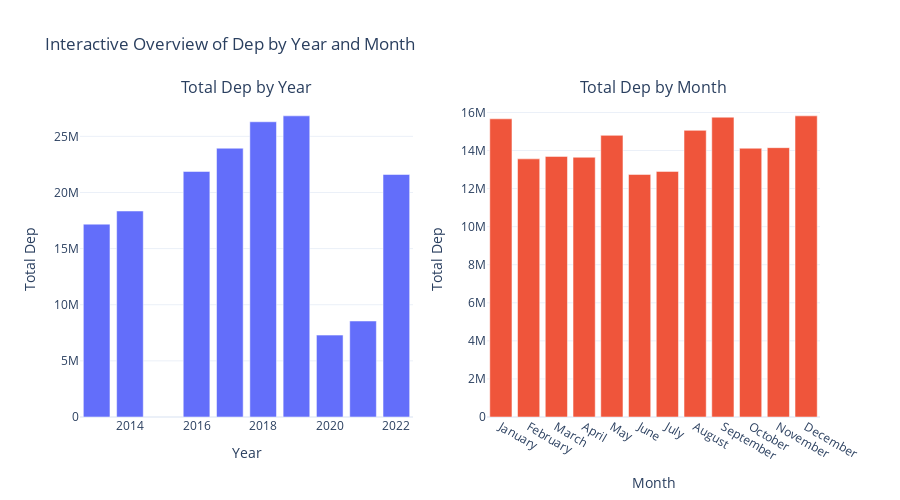
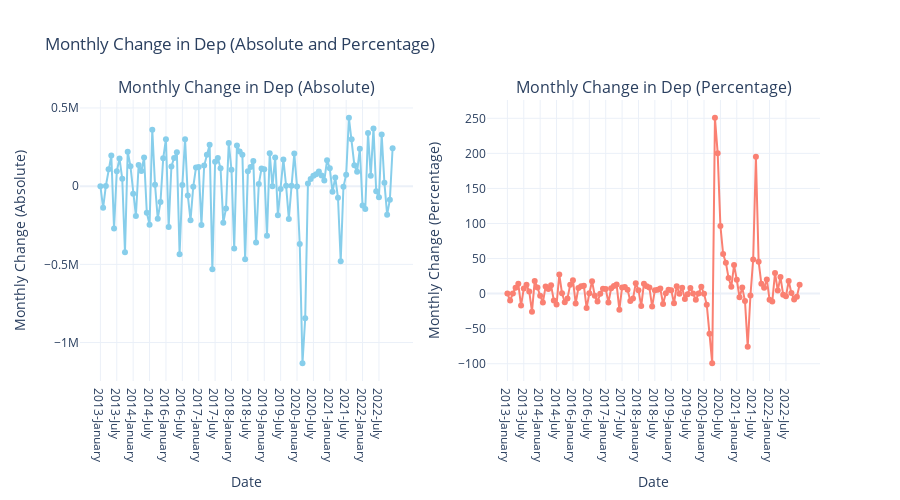
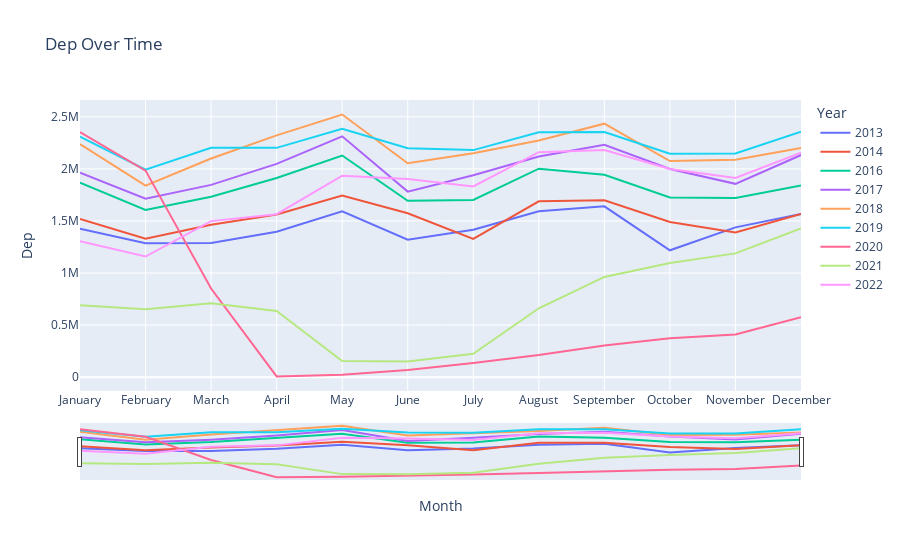

The notebook cell saved with these charts, in order:
### Code cell
import matplotlib.pyplot as plt
import plotly.express as px


import plotly.graph_objects as go
from plotly.subplots import make_subplots

# Assuming df_all is your DataFrame with columns 'Year', 'Month', 'Dep', 'Monthly_Change_Abs', and 'Monthly_Change_Pct'

# Grouping and preparing data
Dep_by_year = df_all.groupby('Year', observed=False)['Dep'].sum()
Dep_by_month = df_all.groupby('Month', observed=False)['Dep'].sum()

# Create a subplot figure with 1 row and 2 columns
fig = make_subplots(rows=1, cols=2, subplot_titles=[
    "Total Dep by Year",
    "Total Dep by Month"
])

# Plot 1: Dep by Year (Bar plot)
fig.add_trace(
    go.Bar(x=Dep_by_year.index, y=Dep_by_year.values, name="Total Dep by Year"),
    row=1, col=1
)

# Plot 2: Dep by Month (Bar plot)
fig.add_trace(
    go.Bar(x=Dep_by_month.index, y=Dep_by_month.values, name="Total Dep by Month"),
    row=1, col=2
)

# Update layout for the entire figure
fig.update_layout(
    title="Interactive Overview of Dep by Year and Month",
    height=500,
    showlegend=False,
    template="plotly_white"
)

# Set axis titles
fig.update_xaxes(title_text="Year", row=1, col=1)
fig.update_yaxes(title_text="Total Dep", row=1, col=1)

fig.update_xaxes(title_text="Month", row=1, col=2)
fig.update_yaxes(title_text="Total Dep", row=1, col=2)

# Show the plot
fig.show()




import plotly.graph_objects as go
from plotly.subplots import make_subplots

# Assuming df_all is your DataFrame with columns 'Year', 'Month', 'Monthly_Change_Abs', and 'Monthly_Change_Pct'

# Grouping data by Year and Month
monthly_change_abs = df_all.groupby(['Year', 'Month'], observed=False)['Monthly_Change_Abs'].sum().reset_index()
monthly_change_pct = df_all.groupby(['Year', 'Month'], observed=False)['Monthly_Change_Pct'].sum().reset_index()

# Convert 'Month' column to string to perform string concatenation for x-axis labels
monthly_change_abs['Month'] = monthly_change_abs['Month'].astype(str)
monthly_change_pct['Month'] = monthly_change_pct['Month'].astype(str)

# Creating an interactive subplot figure with 1 row and 2 columns
fig = make_subplots(rows=1, cols=2, subplot_titles=[
    "Monthly Change in Dep (Absolute)",
    "Monthly Change in Dep (Percentage)"
])

# Plot 1: Monthly Change in Dep (Absolute)
fig.add_trace(
    go.Scatter(x=monthly_change_abs['Year'].astype(str) + '-' + monthly_change_abs['Month'],
               y=monthly_change_abs['Monthly_Change_Abs'],
               mode='lines+markers',
               name="Monthly Change (Abs)",
               line=dict(color="skyblue")),
    row=1, col=1
)

# Plot 2: Monthly Change in Dep (Percentage)
fig.add_trace(
    go.Scatter(x=monthly_change_pct['Year'].astype(str) + '-' + monthly_change_pct['Month'],
               y=monthly_change_pct['Monthly_Change_Pct'],
               mode='lines+markers',
               name="Monthly Change (Pct)",
               line=dict(color="salmon")),
    row=1, col=2
)

# Update layout for the entire figure
fig.update_layout(
    title="Monthly Change in Dep (Absolute and Percentage)",
    height=500,
    showlegend=False,
    template="plotly_white"
)

# Set axis titles
fig.update_xaxes(title_text="Date", row=1, col=1)
fig.update_yaxes(title_text="Monthly Change (Absolute)", row=1, col=1)

fig.update_xaxes(title_text="Date", row=1, col=2)
fig.update_yaxes(title_text="Monthly Change (Percentage)", row=1, col=2)

# Show the plot
fig.show()






# Assuming df_all is your DataFrame

# Create a figure with multiple subplots
# fig, axes = plt.subplots(nrows=2, ncols=2, figsize=(15, 10))

# # Plot 1: Dep by Year
# df_all.groupby('Year')['Dep'].sum().plot(kind='bar', ax=axes[0, 0])
# axes[0, 0].set_title('Total Dep by Year')

# # Plot 2: Dep by Month
# df_all.groupby('Month')['Dep'].sum().plot(kind='bar', ax=axes[0, 1])
# axes[0, 1].set_title('Total Dep by Month')

# # Plot 3: Monthly Change (Absolute)
# df_all.groupby(['Year', 'Month'])['Monthly_Change_Abs'].sum().plot(kind='line', ax=axes[1, 0])
# axes[1, 0].set_title('Monthly Change in Dep (Absolute)')

# # Plot 4: Monthly Change (Percentage)
# df_all.groupby(['Year', 'Month'])['Monthly_Change_Pct'].sum().plot(kind='line', ax=axes[1, 1])
# axes[1, 1].set_title('Monthly Change in Dep (Percentage)')

# # Adjust layout and display the plots
# plt.tight_layout()
# plt.show()

#Interactive Plot
fig = px.line(df_all, x='Month', y='Dep', color='Year', title='Dep Over Time')
fig.update_layout(xaxis_rangeslider_visible=True)  # Add a slider for scrolling through the data
fig.show()

### Figure 1 — Plotly figure (JSON) as saved in the notebook; plotly's stock layout.template omitted (floating-point values rounded to 4 significant figures)
{"data": [{"name": "Total Dep by Year", "type": "bar", "x": [2013, 2014, 2016, 2017, 2018, 2019, 2020, 2021, 2022], "xaxis": "x", "y": [17178226, 18349955, 21871995, 23942957, 26296484, 26825034, 7294566, 8551315, 21602734], "yaxis": "y"}, {"name": "Total Dep by Month", "type": "bar", "x": ["January", "February", "March", "April", "May", "June", "July", "August", "September", "October", "November", "December"], "xaxis": "x2", "y": [15665932, 13561370, 13691175, 13646497, 14796787, 12744039, 12903894, 15059556, 15750685, 14121292, 14150328, 15821711], "yaxis": "y2"}], "layout": {"annotations": [{"font": {"size": 16}, "showarrow": false, "text": "Total Dep by Year", "x": 0.225, "xanchor": "center", "xref": "paper", "y": 1, "yanchor": "bottom", "yref": "paper"}, {"font": {"size": 16}, "showarrow": false, "text": "Total Dep by Month", "x": 0.775, "xanchor": "center", "xref": "paper", "y": 1, "yanchor": "bottom", "yref": "paper"}], "height": 500, "showlegend": false, "title": {"text": "Interactive Overview of Dep by Year and Month"}, "xaxis": {"anchor": "y", "domain": [0, 0.45], "title": {"text": "Year"}}, "xaxis2": {"anchor": "y2", "domain": [0.55, 1], "title": {"text": "Month"}}, "yaxis": {"anchor": "x", "domain": [0, 1], "title": {"text": "Total Dep"}}, "yaxis2": {"anchor": "x2", "domain": [0, 1], "title": {"text": "Total Dep"}}}}

### Figure 2 — Plotly figure (JSON) as saved in the notebook; plotly's stock layout.template omitted (floating-point values rounded to 4 significant figures)
{"data": [{"line": {"color": "skyblue"}, "mode": "lines+markers", "name": "Monthly Change (Abs)", "type": "scatter", "x": ["2013-January", "2013-February", "2013-March", "2013-April", "2013-May", "2013-June", "2013-July", "2013-August", "2013-September", "2013-October", "2013-November", "2013-December", "2014-January", "2014-February", "2014-March", "2014-April", "2014-May", "2014-June", "2014-July", "2014-August", "2014-September", "2014-October", "2014-November", "2014-December", "2016-January", "2016-February", "2016-March", "2016-April", "2016-May", "2016-June", "2016-July", "2016-August", "2016-September", "2016-October", "2016-November", "2016-December", "2017-January", "2017-February", "2017-March", "2017-April", "2017-May", "2017-June", "2017-July", "2017-August", "2017-September", "2017-October", "2017-November", "2017-December", "2018-January", "2018-February", "2018-March", "2018-April", "2018-May", "2018-June", "2018-July", "2018-August", "2018-September", "2018-October", "2018-November", "2018-December", "2019-January", "2019-February", "2019-March", "2019-April", "2019-May", "2019-June", "2019-July", "2019-August", "2019-September", "2019-October", "2019-November", "2019-December", "2020-January", "2020-February", "2020-March", "2020-April", "2020-May", "2020-June", "2020-July", "2020-August", "2020-September", "2020-October", "2020-November", "2020-December", "2021-January", "2021-February", "2021-March", "2021-April", "2021-May", "2021-June", "2021-July", "2021-August", "2021-September", "2021-October", "2021-November", "2021-December", "2022-January", "2022-February", "2022-March", "2022-April", "2022-May", "2022-June", "2022-July", "2022-August", "2022-September", "2022-October", "2022-November", "2022-December"], "xaxis": "x", "y": [0, -138478, 1915, 108151, 196027, -271230, 95001, 177732, 46709, -421785, 219946, 127838, -47832, -189925, 135519, 97271, 183471, -170690, -245947, 360570, 9401, -207955, -101278, 177792, 300481, -261230, 126203, 180505, 216213, -435482, 7810, 300802, -59073, -217078, -4450, 119236, 122168, -248220, 131996, 201173, 265371, -531122, 156404, 180014, 114202, -233368, -142769, 276658, 105077, -398088, 259319, 222366, 200228, -467334, 96054, 121957, 161680, -359429, 13184, 113152, 107938, -316575, 210628, -1097, 182797, -186233, -18145, 171264, 2744, -209380, 2265, 208647, -2830, -369858, -1131957, -844799, 16379, 45890, 66425, 76284, 93269, 67582, 36793, 166361, 113850, -36295, 55939, -74347, -479790, -4156, 73239, 437232, 300838, 134231, 92088, 239498, -123711, -145893, 340243, 66099, 369594, -32391, -70986, 329807, 21359, -182211, -86743, 242201], "yaxis": "y"}, {"line": {"color": "salmon"}, "mode": "lines+markers", "name": "Monthly Change (Pct)", "type": "scatter", "x": ["2013-January", "2013-February", "2013-March", "2013-April", "2013-May", "2013-June", "2013-July", "2013-August", "2013-September", "2013-October", "2013-November", "2013-December", "2014-January", "2014-February", "2014-March", "2014-April", "2014-May", "2014-June", "2014-July", "2014-August", "2014-September", "2014-October", "2014-November", "2014-December", "2016-January", "2016-February", "2016-March", "2016-April", "2016-May", "2016-June", "2016-July", "2016-August", "2016-September", "2016-October", "2016-November", "2016-December", "2017-January", "2017-February", "2017-March", "2017-April", "2017-May", "2017-June", "2017-July", "2017-August", "2017-September", "2017-October", "2017-November", "2017-December", "2018-January", "2018-February", "2018-March", "2018-April", "2018-May", "2018-June", "2018-July", "2018-August", "2018-September", "2018-October", "2018-November", "2018-December", "2019-January", "2019-February", "2019-March", "2019-April", "2019-May", "2019-June", "2019-July", "2019-August", "2019-September", "2019-October", "2019-November", "2019-December", "2020-January", "2020-February", "2020-March", "2020-April", "2020-May", "2020-June", "2020-July", "2020-August", "2020-September", "2020-October", "2020-November", "2020-December", "2021-January", "2021-February", "2021-March", "2021-April", "2021-May", "2021-June", "2021-July", "2021-August", "2021-September", "2021-October", "2021-November", "2021-December", "2022-January", "2022-February", "2022-March", "2022-April", "2022-May", "2022-June", "2022-July", "2022-August", "2022-September", "2022-October", "2022-November", "2022-December"], "xaxis": "x2", "y": [0, -9.723, 0.1489, 8.399, 14.04, -17.04, 7.193, 12.55, 2.931, -25.72, 18.05, 8.888, -3.054, -12.51, 10.2, 6.645, 11.75, -9.784, -15.63, 27.15, 0.5567, -12.25, -6.797, 12.8, 19.18, -13.99, 7.859, 10.42, 11.31, -20.46, 0.4613, 17.68, -2.951, -11.17, -0.2579, 6.927, 6.638, -12.65, 7.699, 10.9, 12.96, -22.96, 8.778, 9.288, 5.391, -10.45, -7.142, 14.9, 4.926, -17.79, 14.09, 10.59, 8.624, -18.53, 4.675, 5.671, 7.115, -14.77, 0.6354, 5.419, 4.904, -13.71, 10.57, -0.04979, 8.301, -7.809, -0.8253, 7.855, 0.1167, -8.893, 0.1056, 9.717, -0.1201, -15.72, -57.07, -99.23, 250.7, 200.3, 96.55, 56.41, 44.1, 22.17, 9.881, 40.66, 19.78, -5.265, 8.566, -10.49, -75.6, -2.683, 48.59, 195.2, 45.5, 13.95, 8.4, 20.15, -8.664, -11.19, 29.38, 4.411, 23.62, -1.675, -3.733, 18.01, 0.9886, -8.351, -4.338, 12.66], "yaxis": "y2"}], "layout": {"annotations": [{"font": {"size": 16}, "showarrow": false, "text": "Monthly Change in Dep (Absolute)", "x": 0.225, "xanchor": "center", "xref": "paper", "y": 1, "yanchor": "bottom", "yref": "paper"}, {"font": {"size": 16}, "showarrow": false, "text": "Monthly Change in Dep (Percentage)", "x": 0.775, "xanchor": "center", "xref": "paper", "y": 1, "yanchor": "bottom", "yref": "paper"}], "height": 500, "showlegend": false, "title": {"text": "Monthly Change in Dep (Absolute and Percentage)"}, "xaxis": {"anchor": "y", "domain": [0, 0.45], "title": {"text": "Date"}}, "xaxis2": {"anchor": "y2", "domain": [0.55, 1], "title": {"text": "Date"}}, "yaxis": {"anchor": "x", "domain": [0, 1], "title": {"text": "Monthly Change (Absolute)"}}, "yaxis2": {"anchor": "x2", "domain": [0, 1], "title": {"text": "Monthly Change (Percentage)"}}}}

### Figure 3 — Plotly figure (JSON) as saved in the notebook; plotly's stock layout.template omitted (floating-point values rounded to 4 significant figures)
{"data": [{"hovertemplate": "Year=2013<br>Month=%{x}<br>Dep=%{y}<extra></extra>", "legendgroup": "2013", "line": {"color": "#636efa", "dash": "solid"}, "marker": {"symbol": "circle"}, "mode": "lines", "name": "2013", "orientation": "v", "showlegend": true, "type": "scatter", "x": ["January", "February", "March", "April", "May", "June", "July", "August", "September", "October", "November", "December"], "xaxis": "x", "y": [1424291, 1285813, 1287728, 1395879, 1591906, 1320676, 1415677, 1593409, 1640118, 1218333, 1438279, 1566117], "yaxis": "y"}, {"hovertemplate": "Year=2014<br>Month=%{x}<br>Dep=%{y}<extra></extra>", "legendgroup": "2014", "line": {"color": "#EF553B", "dash": "solid"}, "marker": {"symbol": "circle"}, "mode": "lines", "name": "2014", "orientation": "v", "showlegend": true, "type": "scatter", "x": ["January", "February", "March", "April", "May", "June", "July", "August", "September", "October", "November", "December"], "xaxis": "x", "y": [1518285, 1328360, 1463879, 1561150, 1744621, 1573931, 1327984, 1688554, 1697955, 1490000, 1388722, 1566514], "yaxis": "y"}, {"hovertemplate": "Year=2016<br>Month=%{x}<br>Dep=%{y}<extra></extra>", "legendgroup": "2016", "line": {"color": "#00cc96", "dash": "solid"}, "marker": {"symbol": "circle"}, "mode": "lines", "name": "2016", "orientation": "v", "showlegend": true, "type": "scatter", "x": ["January", "February", "March", "April", "May", "June", "July", "August", "September", "October", "November", "December"], "xaxis": "x", "y": [1866995, 1605765, 1731968, 1912473, 2128686, 1693204, 1701014, 2001816, 1942743, 1725665, 1721215, 1840451], "yaxis": "y"}, {"hovertemplate": "Year=2017<br>Month=%{x}<br>Dep=%{y}<extra></extra>", "legendgroup": "2017", "line": {"color": "#ab63fa", "dash": "solid"}, "marker": {"symbol": "circle"}, "mode": "lines", "name": "2017", "orientation": "v", "showlegend": true, "type": "scatter", "x": ["January", "February", "March", "April", "May", "June", "July", "August", "September", "October", "November", "December"], "xaxis": "x", "y": [1962619, 1714399, 1846395, 2047568, 2312939, 1781817, 1938221, 2118235, 2232437, 1999069, 1856300, 2132958], "yaxis": "y"}, {"hovertemplate": "Year=2018<br>Month=%{x}<br>Dep=%{y}<extra></extra>", "legendgroup": "2018", "line": {"color": "#FFA15A", "dash": "solid"}, "marker": {"symbol": "circle"}, "mode": "lines", "name": "2018", "orientation": "v", "showlegend": true, "type": "scatter", "x": ["January", "February", "March", "April", "May", "June", "July", "August", "September", "October", "November", "December"], "xaxis": "x", "y": [2238035, 1839947, 2099266, 2321632, 2521860, 2054526, 2150580, 2272537, 2434217, 2074788, 2087972, 2201124], "yaxis": "y"}, {"hovertemplate": "Year=2019<br>Month=%{x}<br>Dep=%{y}<extra></extra>", "legendgroup": "2019", "line": {"color": "#19d3f3", "dash": "solid"}, "marker": {"symbol": "circle"}, "mode": "lines", "name": "2019", "orientation": "v", "showlegend": true, "type": "scatter", "x": ["January", "February", "March", "April", "May", "June", "July", "August", "September", "October", "November", "December"], "xaxis": "x", "y": [2309062, 1992487, 2203115, 2202018, 2384815, 2198582, 2180437, 2351701, 2354445, 2145065, 2147330, 2355977], "yaxis": "y"}, {"hovertemplate": "Year=2020<br>Month=%{x}<br>Dep=%{y}<extra></extra>", "legendgroup": "2020", "line": {"color": "#FF6692", "dash": "solid"}, "marker": {"symbol": "circle"}, "mode": "lines", "name": "2020", "orientation": "v", "showlegend": true, "type": "scatter", "x": ["January", "February", "March", "April", "May", "June", "July", "August", "September", "October", "November", "December"], "xaxis": "x", "y": [2353147, 1983289, 851332, 6533, 22912, 68802, 135227, 211511, 304780, 372362, 409155, 575516], "yaxis": "y"}, {"hovertemplate": "Year=2021<br>Month=%{x}<br>Dep=%{y}<extra></extra>", "legendgroup": "2021", "line": {"color": "#B6E880", "dash": "solid"}, "marker": {"symbol": "circle"}, "mode": "lines", "name": "2021", "orientation": "v", "showlegend": true, "type": "scatter", "x": ["January", "February", "March", "April", "May", "June", "July", "August", "September", "October", "November", "December"], "xaxis": "x", "y": [689366, 653071, 709010, 634663, 154873, 150717, 223956, 661188, 962026, 1096257, 1188345, 1427843], "yaxis": "y"}, {"hovertemplate": "Year=2022<br>Month=%{x}<br>Dep=%{y}<extra></extra>", "legendgroup": "2022", "line": {"color": "#FF97FF", "dash": "solid"}, "marker": {"symbol": "circle"}, "mode": "lines", "name": "2022", "orientation": "v", "showlegend": true, "type": "scatter", "x": ["January", "February", "March", "April", "May", "June", "July", "August", "September", "October", "November", "December"], "xaxis": "x", "y": [1304132, 1158239, 1498482, 1564581, 1934175, 1901784, 1830798, 2160605, 2181964, 1999753, 1913010, 2155211], "yaxis": "y"}], "layout": {"legend": {"title": {"text": "Year"}, "tracegroupgap": 0}, "title": {"text": "Dep Over Time"}, "xaxis": {"anchor": "y", "domain": [0, 1], "rangeslider": {"visible": true}, "title": {"text": "Month"}}, "yaxis": {"anchor": "x", "domain": [0, 1], "title": {"text": "Dep"}}}}
